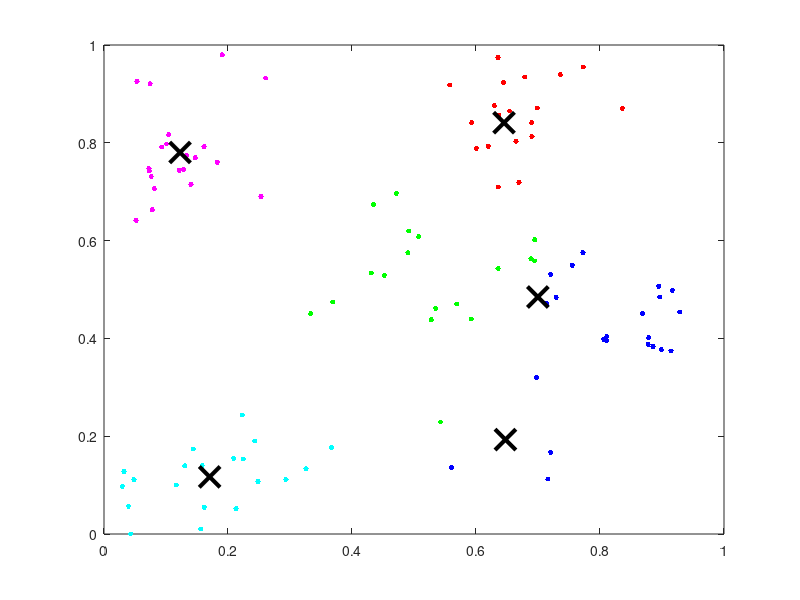

Write the MATLAB code that produced this figure. (Note: this script raises an error after producing the figure.)

global Z



%global evalCount;

%  Y = [randn(10,2)*0.75+ones(10,2);
%      randn(10,2)*0.5-ones(10,2)];
% 
% for i=1:20
% Z(i,1) = (Y(i,1)-min(Y(:,1)))/(max(Y(:,1))-min(Y(:,1)));
% Z(i,2) = (Y(i,2)-min(Y(:,2)))/(max(Y(:,2))-min(Y(:,2)));
% end

k=5;
d=2;
w = 0.2*rand(1,k*d);
[X,Y] = meshgrid(0:0.01:1,0:0.01:1);
%Z = randn(20,d);
Z = zeros(100,d);
gap = 0.0;
iter = 0;
while (gap < 0.1)
for i=1:20
    iter = iter +1;
    tz = [-1 -1];
    while ((tz(1) < 0.0) || (tz(1) > 1.0) || (tz(2) < 0.0) || (tz(2) > 1.0))
      tz = mvnrnd([0.7 0.9], [0.01 0.005; 0.005 0.01]);
    end;
    Z(i,1) = tz(1);
    Z(i,2) = tz(2);
end;
for i=21:40
    tz = [-1 -1];
    while ((tz(1) < 0.0) || (tz(1) > 1.0) || (tz(2) < 0.0) || (tz(2) > 1.0))
      tz = mvnrnd([0.1 0.05], [0.01 0.005; 0.005 0.01]);
    end;
    Z(i,1) = tz(1);
    Z(i,2) = tz(2);
end;
for i=41:60
    tz = [-1 -1];
    while ((tz(1) < 0.0) || (tz(1) > 1.0) || (tz(2) < 0.0) || (tz(2) > 1.0))
      tz = mvnrnd([0.1 0.75], [0.01 0.005; 0.005 0.01]);
    end;
    Z(i,1) = tz(1);
    Z(i,2) = tz(2);
end;
for i=61:80
    tz = [-1 -1];
    while ((tz(1) < 0.0) || (tz(1) > 1.0) || (tz(2) < 0.0) || (tz(2) > 1.0))
      tz = mvnrnd([0.8 0.5], [0.01 -0.005; -0.005 0.01]);
    end;
    Z(i,1) = tz(1);
    Z(i,2) = tz(2);
end;
for i=81:100
    tz = [-1 -1];

    while ((tz(1) < 0.0) || (tz(1) > 1.0) || (tz(2) < 0.0) || (tz(2) > 1.0))
      tz = mvnrnd([0.5 0.5], [0.02 -0.01; -0.01 0.02]);
    end;
    Z(i,1) = tz(1);
    Z(i,2) = tz(2);
end;
opts = statset('Display','final');
[idx,C1, sumd1] = kmeans(Z,5,'Replicates',1,'Options',opts);
[idx,C2, sumd2] = kmeans(Z,5,'Replicates',100,'Options',opts);
Z
gap = sum(sumd1)-sum(sumd2)
'relative error'
gap/sum(sumd1)
end;
iter


figure;
plot(Z(idx==1,1),Z(idx==1,2),'r.','MarkerSize',12)
hold on
plot(Z(idx==2,1),Z(idx==2,2),'b.','MarkerSize',12)
hold on
plot(Z(idx==3,1),Z(idx==3,2),'g.','MarkerSize',12)
hold on
plot(Z(idx==4,1),Z(idx==4,2),'c.','MarkerSize',12)
hold on
plot(Z(idx==5,1),Z(idx==5,2),'m.','MarkerSize',12)
plot(C1(:,1),C1(:,2),'kx',...
     'MarkerSize',15,'LineWidth',3) 
legend('Cluster 1','Cluster 2','Cluster 3','Centroids',...
       'Location','SE')
title 'Cluster Assignments and Centroids'
hold off


figure;
plot(Z(idx==1,1),Z(idx==1,2),'r.','MarkerSize',12)
hold on
plot(Z(idx==2,1),Z(idx==2,2),'b.','MarkerSize',12)
hold on
plot(Z(idx==3,1),Z(idx==3,2),'g.','MarkerSize',12)
hold on
plot(Z(idx==4,1),Z(idx==4,2),'c.','MarkerSize',12)
hold on
plot(Z(idx==5,1),Z(idx==5,2),'m.','MarkerSize',12)
plot(C2(:,1),C2(:,2),'kx',...
     'MarkerSize',15,'LineWidth',3) 
legend('Cluster 1','Cluster 2','Cluster 3','Cluster 4','Cluster 5','Centroids',...
       'Location','SE')
title 'Cluster Assignments and Centroids'
hold off


%scatter(Z(:,1), Z(:,2))
return
pause(20)
for i=1:length(X)
    for j=1:length(Y)
        %(i,j) = (X(1,i)-0.5)^2 + (Y(j,1)-0.5)^2;
        alp = X(1,i);
        bet =  Y(j,1);
        w(k*d-1) = alp;
        w(k*d) = bet;
        cost(i,j) = cluster(w);
    end;
end;

mesh(X,Y,cost)
